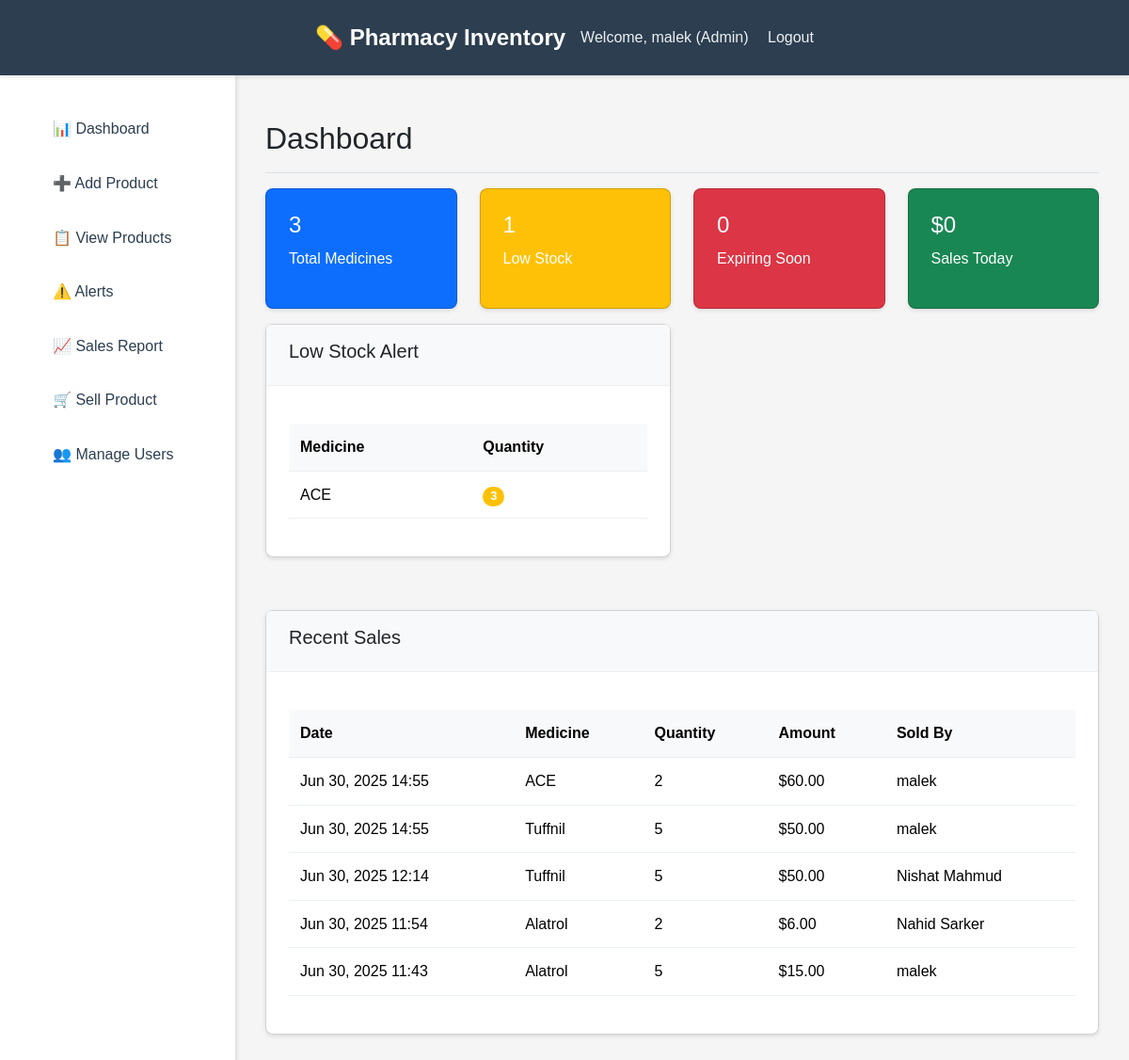
The app's page / (signed in) with its own data.
### inventory/models.py (models this page shows, shortened)
class UserProfile(models.Model):
    ROLE_CHOICES = [
        ('admin', 'Admin'),
        ('manager', 'Manager'),
        ('sales_staff', 'Sales Staff'),
    ]
    user = models.OneToOneField(User, on_delete=models.CASCADE)
    role = models.CharField(max_length=20, choices=ROLE_CHOICES, default='sales_staff')
    phone = models.CharField(max_length=15, blank=True)

class Medicine(models.Model):
    name = models.CharField(max_length=200)
    batch_number = models.CharField(max_length=100)
    quantity = models.IntegerField()
    expiry_date = models.DateField()
    price = models.DecimalField(max_digits=10, decimal_places=2)
    manufacturer = models.CharField(max_length=200)
    created_at = models.DateTimeField(auto_now_add=True)
    updated_at = models.DateTimeField(auto_now=True)
    class Meta:
        unique_together = ['name', 'batch_number']

class Sale(models.Model):
    medicine = models.ForeignKey(Medicine, on_delete=models.CASCADE)
    quantity_sold = models.IntegerField()
    unit_price = models.DecimalField(max_digits=10, decimal_places=2)
    total_amount = models.DecimalField(max_digits=10, decimal_places=2)
    sale_date = models.DateTimeField(auto_now_add=True)
    sold_by = models.ForeignKey(User, on_delete=models.CASCADE)
    customer_name = models.CharField(max_length=200, blank=True)

### inventory/views.py (the view, shortened to what this page needs)
# urls.py: path('', views.dashboard, name='dashboard'),
@login_required
def dashboard(request):
    try:
        user_profile = request.user.userprofile
    except UserProfile.DoesNotExist:
        user_profile = UserProfile.objects.create(
            user=request.user,
            role='sales_staff'
        )
    total_medicines = Medicine.objects.count()
    low_stock_medicines = Medicine.objects.filter(quantity__lt=10)
    expiring_medicines = Medicine.objects.filter(
        expiry_date__lte=timezone.now().date() + timedelta(days=30),
        expiry_date__gt=timezone.now().date()
    )
    context = {
        'user_profile': user_profile,
        'total_medicines': total_medicines,
        'low_stock_count': low_stock_medicines.count(),
        'expiring_count': expiring_medicines.count(),
        'low_stock_medicines': low_stock_medicines[:5],
        'expiring_medicines': expiring_medicines[:5],
    }
    if user_profile.role in ['admin', 'manager']:
        recent_sales = Sale.objects.select_related('medicine', 'sold_by').order_by('-sale_date')[:10]
        total_sales_today = Sale.objects.filter(
            sale_date__date=timezone.now().date()
        ).aggregate(total=Sum('total_amount'))['total'] or 0
        context.update({
            'recent_sales': recent_sales,
            'total_sales_today': total_sales_today,
        })
    return render(request, 'inventory/dashboard.html', context)

### templates/inventory/dashboard.html (shortened to what this page needs)
{% extends 'base.html' %}
{% block content %}
<div class="d-flex justify-content-between flex-wrap flex-md-nowrap align-items-center pt-3 pb-2 mb-3 border-bottom">
    <h1 class="h2">Dashboard</h1>
</div>
<div class="row">
    <div class="col-md-3">
        <div class="card text-white bg-primary mb-3">
            <div class="card-body">
                <div class="d-flex justify-content-between">
                    <div>
                        <h4>{{ total_medicines }}</h4>
                        <p>Total Medicines</p>
                    </div>
                </div>
            </div>
        </div>
    </div>
    <div class="col-md-3">
        <div class="card text-white bg-warning mb-3">
            <div class="card-body">
                <div class="d-flex justify-content-between">
                    <div>
                        <h4>{{ low_stock_count }}</h4>
                        <p>Low Stock</p>
                    </div>
                </div>
            </div>
        </div>
    </div>
    <div class="col-md-3">
        <div class="card text-white bg-danger mb-3">
            <div class="card-body">
                <div class="d-flex justify-content-between">
                    <div>
                        <h4>{{ expiring_count }}</h4>
                        <p>Expiring Soon</p>
                    </div>
                </div>
            </div>
        </div>
    </div>
    <div class="col-md-3">
        <div class="card text-white bg-success mb-3">
            <div class="card-body">
                <div class="d-flex justify-content-between">
                    <div>
                        <h4>${{ total_sales_today}}</h4>
                        <p>{% if user.userprofile.role == 'sales_staff' %}My {% endif %}Sales Today</p>
                    </div>
                </div>
            </div>
        </div>
    </div>
</div>
<div class="row">
    {% if low_stock_medicines %}
    <div class="col-md-6">
        <div class="card">
            <div class="card-header">
                <h5> Low Stock Alert</h5>
            </div>
            <div class="card-body">
                <div class="table-responsive">
                    <table class="table table-sm">
                        <thead>
                            <tr>
                                <th>Medicine</th>
                                <th>Quantity</th>
                            </tr>
                        </thead>
                        <tbody>
                            {% for medicine in low_stock_medicines %}
                            <tr>
                                <td>{{ medicine.name }}</td>
                                <td><span class="badge bg-warning">{{ medicine.quantity }}</span></td>
                            </tr>
                            {% endfor %}
                        </tbody>
                    </table>
                </div>
            </div>
        </div>
    </div>
    {% endif %}
</div>
{% if user.userprofile.role != 'sales_staff' and recent_sales %}
<div class="row mt-4">
    <div class="col-12">
        <div class="card">
            <div class="card-header">
                <h5> Recent Sales</h5>
            </div>
            <div class="card-body">
                <div class="table-responsive">
                    <table class="table">
                        <thead>
                            <tr>
                                <th>Date</th>
                                <th>Medicine</th>
                                <th>Quantity</th>
                                <th>Amount</th>
                                <th>Sold By</th>
                            </tr>
                        </thead>
                        <tbody>
                            {% for sale in recent_sales %}
                            <tr>
                                <td>{{ sale.sale_date|date:"M d, Y H:i" }}</td>
                                <td>{{ sale.medicine.name }}</td>
                                <td>{{ sale.quantity_sold }}</td>
                                <td>${{ sale.total_amount }}</td>
                                <td>{{ sale.sold_by.get_full_name|default:sale.sold_by.username }}</td>
                            </tr>
                            {% endfor %}
                        </tbody>
                    </table>
                </div>
            </div>
        </div>
    </div>
</div>
{% endif %}
{% endblock %}

### templates/base.html (shortened to what this page needs)
<!DOCTYPE html>
<html lang="en">
<head>
    <link href="https://cdn.jsdelivr.net/npm/bootstrap@5.3.3/dist/css/bootstrap.min.css" rel="stylesheet">
</head>
<body>
    {% if user.is_authenticated %}
    <nav class="navbar">
        <div class="navbar-content">
            <a href="{% url 'dashboard' %}" class="navbar-brand">
                💊 Pharmacy Inventory
            </a>
            <div class="navbar-user">
                Welcome, {{ user.get_full_name|default:user.username }}
                {% if user.userprofile %}
                    ({{ user.userprofile.get_role_display }})
                {% endif %}
                <a href="{% url 'logout' %}">Logout</a>
            </div>
        </div>
    </nav>
    <div class="main-content">
        <nav class="sidebar">
            <ul>
                <li><a href="{% url 'dashboard' %}">📊 Dashboard</a></li>
                {% if user.userprofile.role != 'sales_staff' %}
                <li><a href="{% url 'add_product' %}">➕ Add Product</a></li>
                <li><a href="{% url 'product_list' %}">📋 View Products</a></li>
                <li><a href="{% url 'alerts' %}">⚠️ Alerts</a></li>
                <li><a href="{% url 'sales_report' %}">📈 Sales Report</a></li>
                {% endif %}
                <li><a href="{% url 'sell_product' %}">🛒 Sell Product</a></li>
                {% if user.userprofile.role == 'admin' %}
                <li><a href="{% url 'manage_users' %}">👥 Manage Users</a></li>
                {% endif %}
            </ul>
        </nav>
        <main class="content">
            {% block content %}
            {% endblock %}
        </main>
    </div>
    {% else %}
        {% comment %} {% block content %}
        {% endblock %} {% endcomment %}
    {% endif %}
</body>
</html>

### templates/base.html (style rules this page uses)
* { margin: 0; padding: 0; box-sizing: border-box; }
body { font-family: Arial, sans-serif; background-color: #f5f5f5; line-height: 1.6; }
.navbar { background-color: #2c3e50; color: white; padding: 1rem 0; box-shadow: 0 2px 4px rgba(0,0,0,0.1); }
.navbar-content { max-width: 1200px; margin: 0 auto; display: flex; justify-content: space-between; align-items: center; padding: 0 1rem; }
.navbar-brand { font-size: 1.5rem; font-weight: bold; text-decoration: none; color: white; }
.navbar-user { color: #ecf0f1; }
.navbar-user a { color: #ecf0f1; text-decoration: none; margin-left: 1rem; }
.main-content { display: flex; min-height: calc(100vh - 70px); }
.sidebar { width: 250px; background: white; padding: 2rem 0; box-shadow: 2px 0 4px rgba(0,0,0,0.1); }
.sidebar ul { list-style: none; }
.sidebar li { margin-bottom: 0.5rem; }
.sidebar a { display: block; padding: 0.75rem 1.5rem; color: #2c3e50; text-decoration: none; transition: background 0.3s; }
.content { flex: 1; padding: 2rem; }
.card { background: white; border-radius: 8px; box-shadow: 0 2px 4px rgba(0,0,0,0.1); margin-bottom: 2rem; }
.card-header { padding: 1rem 1.5rem; border-bottom: 1px solid #ecf0f1; font-weight: bold; background: #f8f9fa; }
.card-body { padding: 1.5rem; }
.table { width: 100%; border-collapse: collapse; margin-top: 1rem; }
.table th, .table td { padding: 0.75rem; text-align: left; border-bottom: 1px solid #ecf0f1; }
.table th { background: #f8f9fa; font-weight: bold; }
.badge { display: inline-block; padding: 0.25rem 0.5rem; font-size: 0.8rem; border-radius: 12px; color: white; }

### records on screen
Medicine: name "ACE", quantity "3"
Sale: sale_date "Jun 30, 2025 14:55", medicine.name "ACE", quantity_sold "2", total_amount "60.00", sold_by.get_full_name "malek"
Sale: sale_date "Jun 30, 2025 14:55", medicine.name "Tuffnil", quantity_sold "5", total_amount "50.00", sold_by.get_full_name "malek"
Sale: sale_date "Jun 30, 2025 12:14", medicine.name "Tuffnil", quantity_sold "5", total_amount "50.00", sold_by.get_full_name "Nishat Mahmud"
Sale: sale_date "Jun 30, 2025 11:54", medicine.name "Alatrol", quantity_sold "2", total_amount "6.00", sold_by.get_full_name "Nahid Sarker"
Sale: sale_date "Jun 30, 2025 11:43", medicine.name "Alatrol", quantity_sold "5", total_amount "15.00", sold_by.get_full_name "malek"

### other values on screen
{{ user.get_full_name|default:user.username }} "malek"
{{ user.userprofile.get_role_display }} "Admin"
{{ total_medicines }} "3"
{{ low_stock_count }} "1"
{{ expiring_count }} "0"
{{ total_sales_today }} "0"
